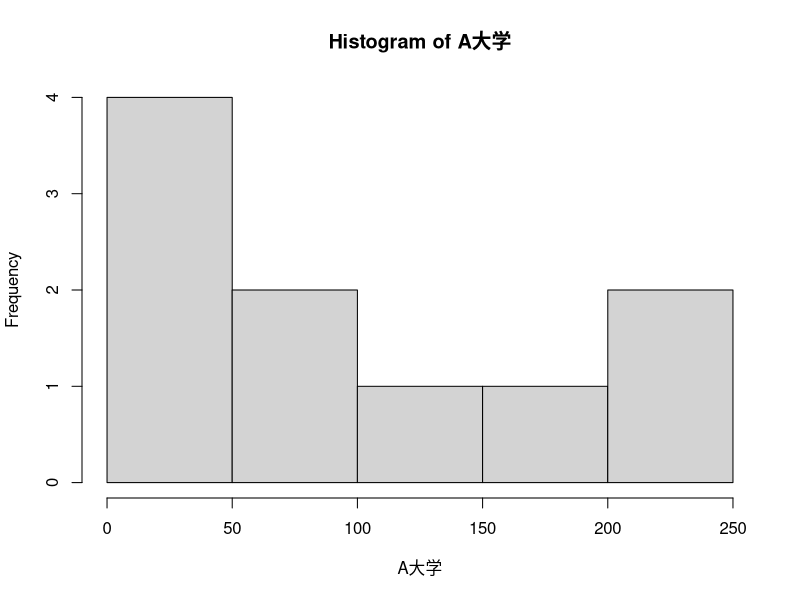
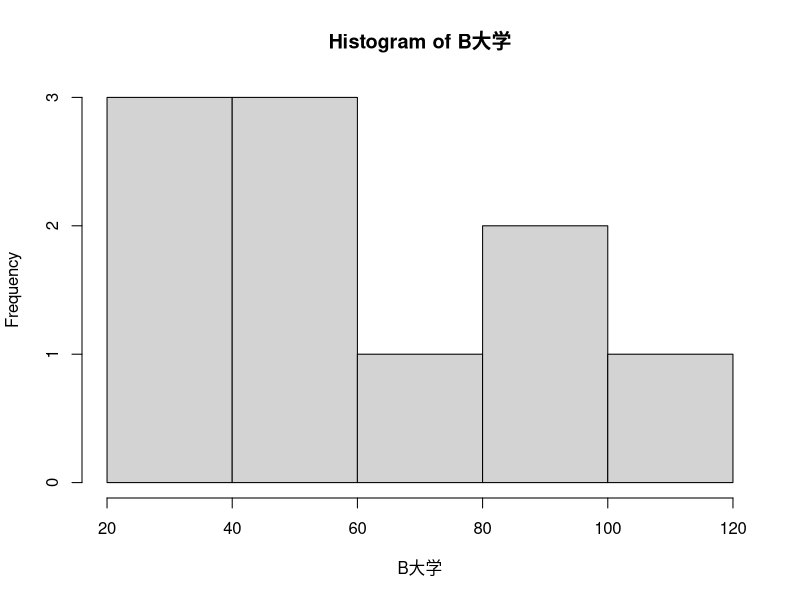

Write the R code that produced these figures, in order.
A大学 <- c(60, 100, 50, 40, 50, 230, 120, 240, 200, 30)
B大学 <- c(50, 60, 40, 50, 100, 80, 30, 20, 100, 120)

# (1) 各大学のヒストグラム
hist(A大学)
hist(B大学)

# (2) 各大学の平均と標準偏差
mean(A大学)
mean(B大学)

# 標準偏差
standardDevitation <- function(x) {
  # 分散を累乗したもの
  分散 <- sum((x - mean(x))^2) / length(x);
  return(sqrt(分散))
}
standardDevitation(A大学)
standardDevitation(B大学)

# 標準化
standardize <- function(x){
  zPoint <- (x - mean(x)) / standardDevitation(x)
  return(zPoint)
}
standardize(A大学)
standardize(B大学)